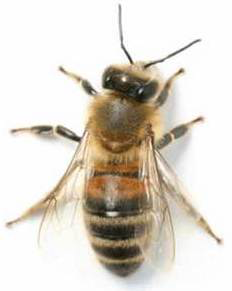
#> input picture img/singleBee.png, 232 x 291 px
$ python matchBees.py
#> lines starting #> are read from the running program, lines starting #| are printed output that depends on the picture
# matplotlib doesn't like virtualenvs
import matplotlib
matplotlib.use('TkAgg')
import matplotlib.pyplot as plt

import numpy as np
import cv2 as cv # opencv 3.4.0

# read in images
single_bee_color = cv.imread('./img/singleBee.png')
#> single_bee_color is the input picture: shape (291, 232, 3); mean B, G, R 205, 214.7, 221
comb_bee_color = cv.imread('./img/singleCombBee.png')
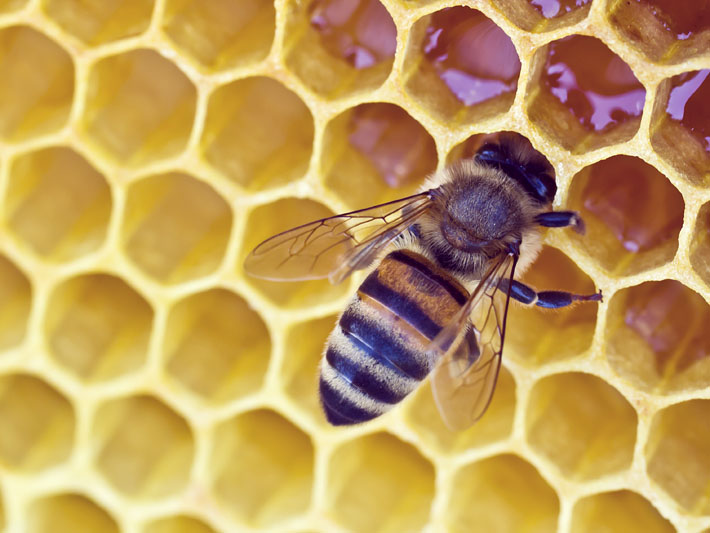
#> input picture img/singleCombBee.png, 710 x 533 px
#> comb_bee_color is the input picture: shape (533, 710, 3); mean B, G, R 91.3, 155.5, 192.5

# convert to grayscale
single_bee_gray = cv.cvtColor(single_bee_color, cv.COLOR_BGR2GRAY)
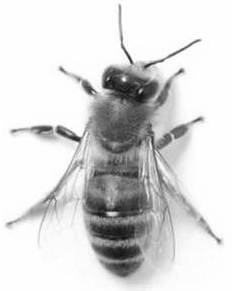
#> single_bee_gray: shape (291, 232); min 14, max 255, mean 215.5
comb_bee_gray = cv.cvtColor(comb_bee_color, cv.COLOR_BGR2GRAY)
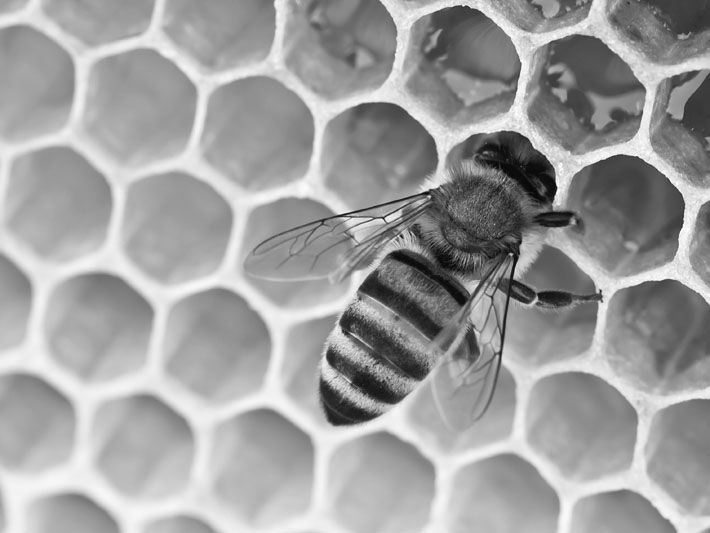
#> comb_bee_gray: shape (533, 710); min 8, max 255, mean 159.3
# cv2.imshow('comb_bee_gray', comb_bee_gray)
# cv2.waitKey(1000) # wait for 1s before continuing program
# cv2.destroyAllWindows() # destroy, although this seems to happen anyhow

# sift detector
orb = cv.ORB_create()

# find keypoints, descriptors using sift detector
keypoint_single, descriptor_single = orb.detectAndCompute(single_bee_gray, None)
#> keypoint_single = 452 keypoints; strongest (x, y, size): (78, 139, 37.2), (78, 140, 44.6), (78, 138, 53.6), (124, 80, 31)
keypoint_comb, descriptor_comb = orb.detectAndCompute(comb_bee_gray, None)
#> keypoint_comb = 500 keypoints; strongest (x, y, size): (383, 218, 31), (386, 218, 31), (385, 216, 31), (382, 221, 31)

# draw and show keypoints on images
# kp_single_bee = cv.drawKeypoints(single_bee_gray, keypoint_single, None, color=(0,255,0), flags=0)
# kp_comb_bee = cv.drawKeypoints(comb_bee_gray, keypoint_comb, None, color=(0,255,0), flags=0)
# plt.imshow(kp_comb_bee), plt.show()

# orb match, then sort by distance
matcher = cv.BFMatcher(cv.NORM_HAMMING, crossCheck=True)
matches = matcher.match(descriptor_single, descriptor_comb)
#> matches = 114 matches
matches = sorted(matches, key = lambda x:x.distance)

# draw top ten
matches_drawn = cv.drawMatches(single_bee_gray, keypoint_single, comb_bee_gray, keypoint_comb, matches[:30], None, flags=2)
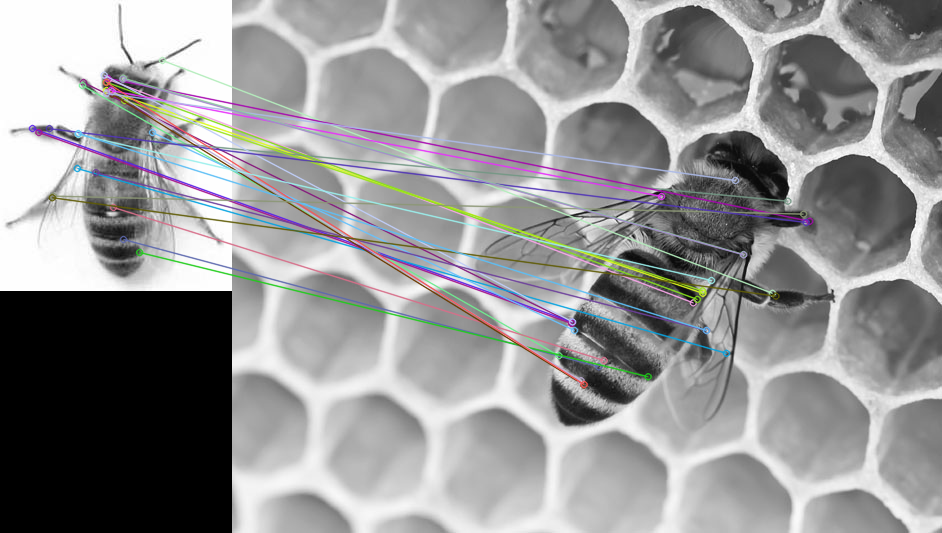
#> matches_drawn: shape (533, 942, 3); mean of channels 0, 1, 2 148.5, 147.9, 147.9; drawn as B, G, R
plt.imshow(matches_drawn), plt.show()
